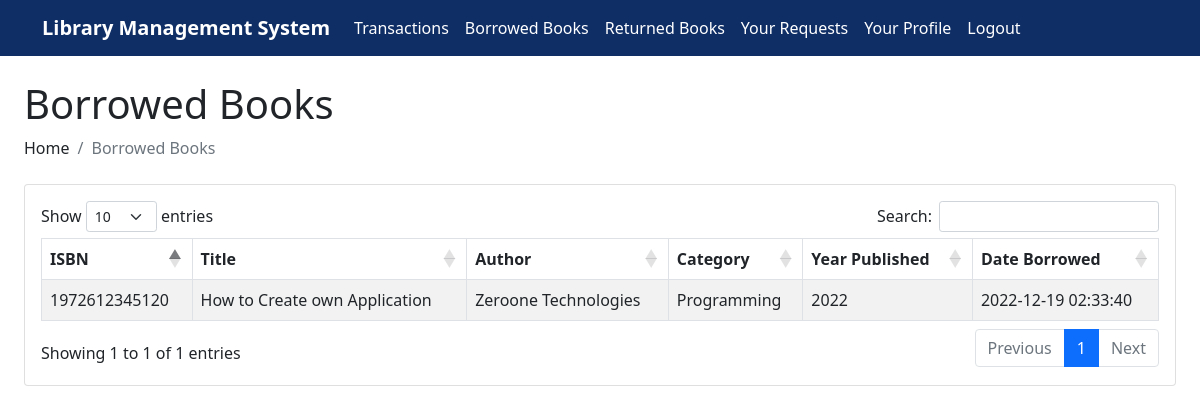
/borrowed-books.php (signed in), run on the app's committed database.
### tables this page shows
CREATE TABLE `settings` (
  `id` int(11) NOT NULL,
  `wbsiteTitle` varchar(160) NOT NULL,
  `wbsiteDesc` varchar(1000) NOT NULL,
  `wbsiteHeadColor` varchar(160) NOT NULL,
  `wbsiteFavIcon` varchar(160) NOT NULL
);

CREATE TABLE `borrowed_books` (
  `id` int(13) NOT NULL,
  `userID` int(11) NOT NULL,
  `bookID` int(11) NOT NULL,
  `dateBorrowed` timestamp NOT NULL DEFAULT current_timestamp()
);

CREATE TABLE `books` (
  `id` int(11) NOT NULL,
  `bookIsbn` varchar(191) NOT NULL,
  `bookTitle` varchar(191) NOT NULL,
  `bookAuthor` varchar(191) NOT NULL,
  `bookCategory` int(11) NOT NULL,
  `bookYrPub` int(11) NOT NULL,
  `bookCopies` int(11) NOT NULL
);

CREATE TABLE `categories` (
  `id` int(11) NOT NULL,
  `bookCategory` varchar(191) NOT NULL
);

### admin/settings-query.php (called while the page is built)
<?php
	$query = "SELECT * FROM settings WHERE id = '1' ";
    $query_run = mysqli_query($con, $query);
    $settingsData = mysqli_fetch_assoc($query_run);
?>

### verify-user.php (called while the page is built)
<?php
if(!empty($_SESSION["id"])){
  $user_id = $_SESSION["id"];
  $result = mysqli_query($con, "SELECT * FROM users WHERE id = $user_id");
  $row = mysqli_fetch_assoc($result);
}
else{
  header("Location: login.php");
}
?>

### borrowed-books.php (the view, shortened to what this page needs)
<?php
    require "dbcon.php";
    include('includes/header.php');
    include('verify-user.php');
?>
<div class="container-fluid px-4">
	<h1 class="mt-4">Borrowed Books</h1>
	<ol class="breadcrumb mb-4">
    	<li class="breadcrumb-item">Home</li>
        <li class="breadcrumb-item active">Borrowed Books</li>
    </ol>
  <div class="row">
    <div class="col-md-12">
        <div class="card">
            <div class="card-body table-responsive">
                <table id="borrowedTable" class="table table-bordered table-striped">
                    <thead>
                        <tr>
                            <th>ISBN</th>
                            <th>Title</th>
                            <th>Author</th>
                            <th>Category</th>
                            <th>Year Published</th>
                            <th>Date Borrowed</th>
                        </tr>
                    </thead>
                    <tbody>
                        <?php
                            $studentID = $row['studentID'];
                            $query = "SELECT borrowed_books.id, users.studentID, books.bookIsbn, books.bookTitle, books.bookAuthor, categories.bookCategory, bookYrPub, dateBorrowed FROM `borrowed_books`INNER JOIN users ON users.id = borrowed_books.userID INNER JOIN books ON books.id = borrowed_books.bookID INNER JOIN categories ON categories.id = books.bookCategory WHERE studentID = '$studentID'";
                            $query_run = mysqli_query($con, $query);
                            if(mysqli_num_rows($query_run) > 0) {
                                foreach($query_run as $books) {
                                    ?>
                                    <tr>
                                        <td><?= $books['bookIsbn']; ?></td>
                                        <td><?= $books['bookTitle']; ?></td>
                                        <td><?= $books['bookAuthor']; ?></td>
                                        <td><?= $books['bookCategory']; ?></td>
                                        <td><?= $books['bookYrPub']; ?></td>
                                        <td><?= $books['dateBorrowed']; ?></td>
                                    </tr>
                                    <?php
                                }
                            }
                            else {
                            }
                        ?>
                    </tbody>
                </table>
            </div>
        </div>
    </div>
</div>
</div>

### includes/navbar-top.php (shortened to what this page needs)
<nav class="navbar navbar-expand-lg navbar-dark" style="background-color: <?php echo $settingsData['wbsiteHeadColor'];?>;">
  <div class="container">
    <b><a class="navbar-brand" href="index.php"><?php echo $settingsData['wbsiteTitle'];?></a></b>
    <div class="collapse navbar-collapse" id="navbarsExample07">
      <ul class="navbar-nav me-auto mb-2 mb-lg-0">
        <li class="nav-item">
          <a class="nav-link active" aria-current="page" href="index.php">Transactions</a>
        </li>
        <li class="nav-item">
          <a class="nav-link active" aria-current="page" href="borrowed-books.php">Borrowed Books</a>
        </li>
        <li class="nav-item">
          <a class="nav-link active" aria-current="page" href="returned-books.php">Returned Books</a>
        </li>
        <li class="nav-item">
          <a class="nav-link active" aria-current="page" href="pending-requests.php">Your Requests</a>
        </li>
        <li class="nav-item">
          <a class="nav-link active" aria-current="page" href="your-profile.php">Your Profile</a>
        </li>
        <li class="nav-item">
          <a class="nav-link active" aria-current="page" href="logout.php">Logout</a>
        </li>
      </ul>
    </div>
  </div>
</nav>

### data on the page
settings: wbsiteTitle "Library Management System"
borrowed_books: bookID.bookIsbn "1972612345120", bookID.bookTitle "How to Create own Application", bookID.bookAuthor "Zeroone Technologies", categories.bookCategory "Programming", bookID.bookYrPub "2022", dateBorrowed "2022-12-19 02:33:40"
